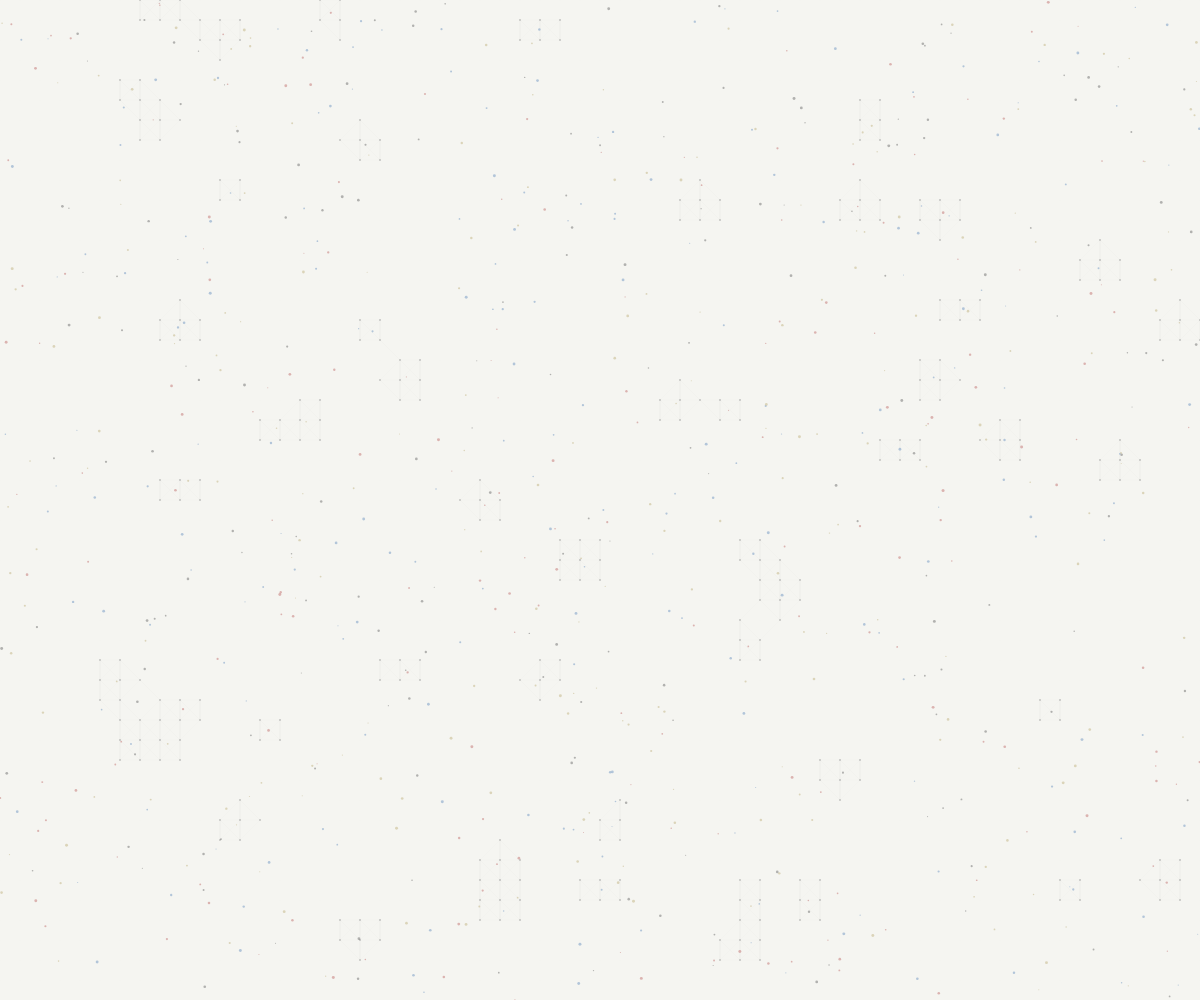
Frame 1 (no input)
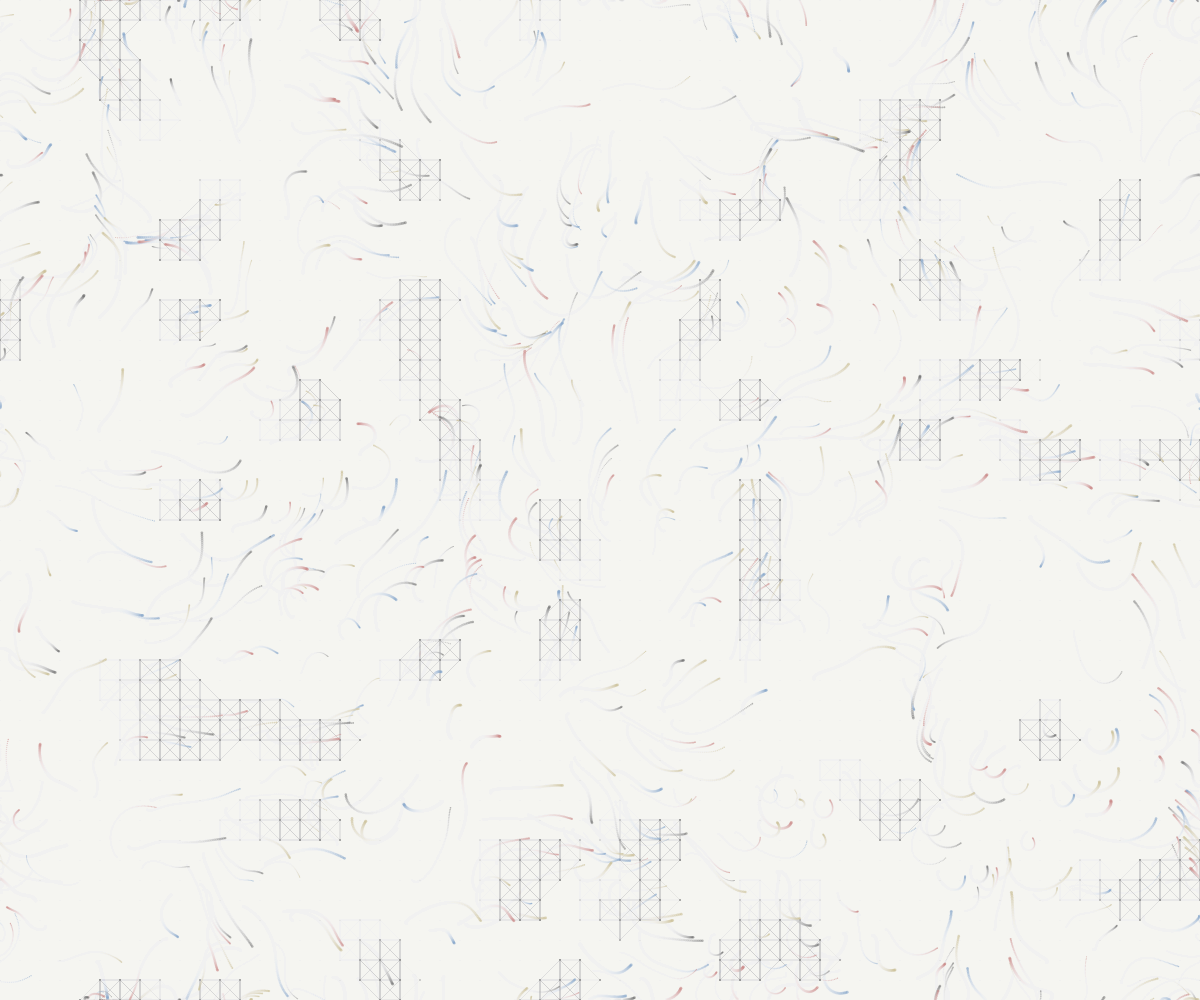
Frame 60 (no input)
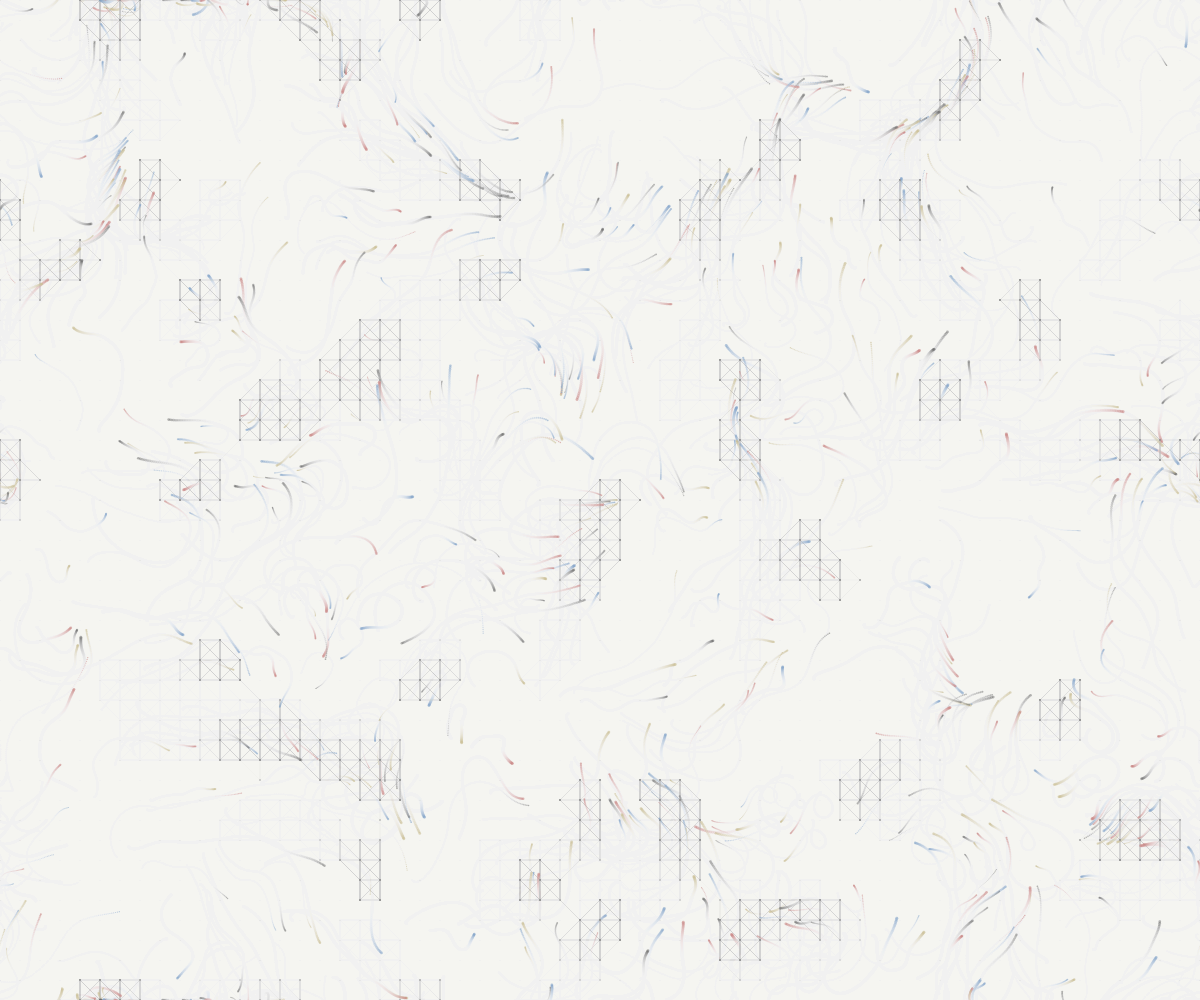
Frame 120 (the mouse pressed at the canvas centre since frame 60)

The p5.js sketch that drew these frames (run headless with seeded random() and noise() and a simulated clock; from frame 60 on, the mouse is pressed at the canvas centre):

// p5.js sketch
// ── sketch.js
let particlesA = []; 
let particlesB = []; 
const numA = 800;
const spacing = 20;  // 修正：間隔を40から20へ（密度4倍）

function setup() {
  createCanvas(windowWidth, windowHeight);
  background(245, 245, 240);

  for (let i = 0; i < numA; i++) {
    particlesA.push(new ParticleA());
  }

  // メッシュを細密化（spacing=20）
  for (let y = 0; y <= height; y += spacing) {
    for (let x = 0; x <= width; x += spacing) {
      particlesB.push(new ParticleB(x, y));
    }
  }
}

function draw() {
  background(245, 245, 240, 25);

  particlesB.forEach((pb, index) => {
    pb.interact(particlesA);
    pb.connectAllDirections(particlesB, index);
    pb.display();
  });

  particlesA.forEach(pa => {
    pa.update();
    pa.display();
  });
}

class ParticleB {
  constructor(x, y) {
    this.pos = createVector(x, y);
    this.glowLevel = 0;
    this.baseColor = color(200, 200, 200, 255 * 0.35);
  }

  interact(others) {
    for (let i = 0; i < others.length; i += 15) { 
      let dSq = (this.pos.x - others[i].pos.x)**2 + (this.pos.y - others[i].pos.y)**2;
      if (dSq < 800) { // 密度向上に合わせて検知範囲を微調整
        this.glowLevel = 255;
        break;
      }
    }
    this.glowLevel *= 0.92;
  }

  connectAllDirections(allB, myIndex) {
    if (this.glowLevel < 30) return;

    // 密度4倍に伴い探索範囲を調整
    let searchRange = 100; 
    let start = max(0, myIndex - searchRange);
    let end = min(allB.length, myIndex + searchRange);

    for (let i = start; i < end; i++) {
      let other = allB[i];
      let dx = abs(this.pos.x - other.pos.x);
      let dy = abs(this.pos.y - other.pos.y);

      if ((dx <= spacing + 1 && dy <= spacing + 1) && (dx > 0 || dy > 0)) {
        if (other.glowLevel > 30) {
          let alphaBase = this.glowLevel / 255;
          
          // 指定：線の透明度
          if (dx > 0 && dy > 0) {
            stroke(170, 170, 170, 255 * 0.09 * alphaBase); // 斜め (線の基本を半分に)
          } else if (dy === 0) {
            stroke(170, 170, 170, 255 * 0.08 * alphaBase); // 横
          } else if (dx === 0) {
            stroke(170, 170, 170, 255 * 0.3 * alphaBase);  // 縦
          }
          
          strokeWeight(0.4);
          line(this.pos.x, this.pos.y, other.pos.x, other.pos.y);
        }
      }
    }
  }

  display() {
    noStroke();
    if (this.glowLevel > 10) {
      // 修正：ドットの濃さを線の約2倍（0.6〜0.8）に強調
      fill(140, 140, 140, 255 * 0.9 * (this.glowLevel / 255)); 
      ellipse(this.pos.x, this.pos.y, 1.5);
    } else {
      fill(this.baseColor);
      ellipse(this.pos.x, this.pos.y, 0.6);
    }
  }
}

// ParticleA, windowResized は変更なし
class ParticleA {
  constructor() {
    this.pos = createVector(random(width), random(height));
    this.vel = createVector(random(-1, 1), random(-1, 1));
    this.acc = createVector(0, 0);
    this.maxSpeed = random(0.5, 2);
    let colors = [
      color(131, 164, 200, 150), color(201, 132, 131, 150), 
      color(200, 189, 147, 150), color(100, 100, 100, 120)
    ];
    this.color = random(colors);
    this.size = random(1, 3);
  }
  update() {
    let mouse = createVector(mouseX, mouseY);
    let dir = p5.Vector.sub(mouse, this.pos);
    if (dir.mag() < 200) { dir.setMag(0.05); this.acc.add(dir); }
    let angle = noise(this.pos.x * 0.005, this.pos.y * 0.005, frameCount * 0.01) * TWO_PI * 2;
    let nVec = p5.Vector.fromAngle(angle).mult(0.15);
    this.acc.add(nVec);
    this.vel.add(this.acc).limit(this.maxSpeed);
    this.pos.add(this.vel);
    this.acc.mult(0);
    if (this.pos.x < 0) this.pos.x = width; else if (this.pos.x > width) this.pos.x = 0;
    if (this.pos.y < 0) this.pos.y = height; else if (this.pos.y > height) this.pos.y = 0;
  }
  display() { noStroke(); fill(this.color); ellipse(this.pos.x, this.pos.y, this.size); }
}
function windowResized() { resizeCanvas(windowWidth, windowHeight); }
